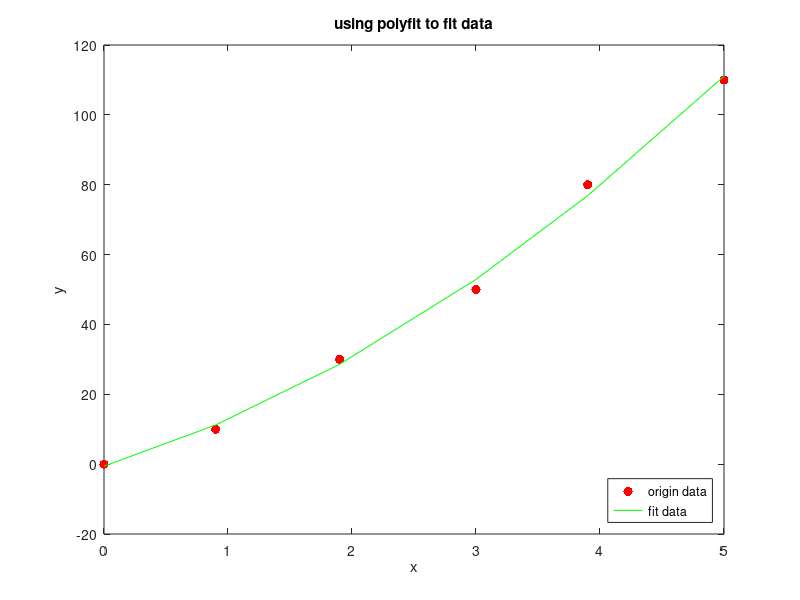

This figure's MATLAB source:
X=[0 0.9 1.9 3 3.9 5];
Y=[0 10 30 50 80 110];
P=polyfit(X,Y,2);
y=polyval(P,X);
plot(X,Y,'r.','markersize',20);
hold on;
plot(X,y,'-g');
title('using polyfit to fit data');xlabel('x');ylabel('y');
legend('origin data','fit data','location','southeast');